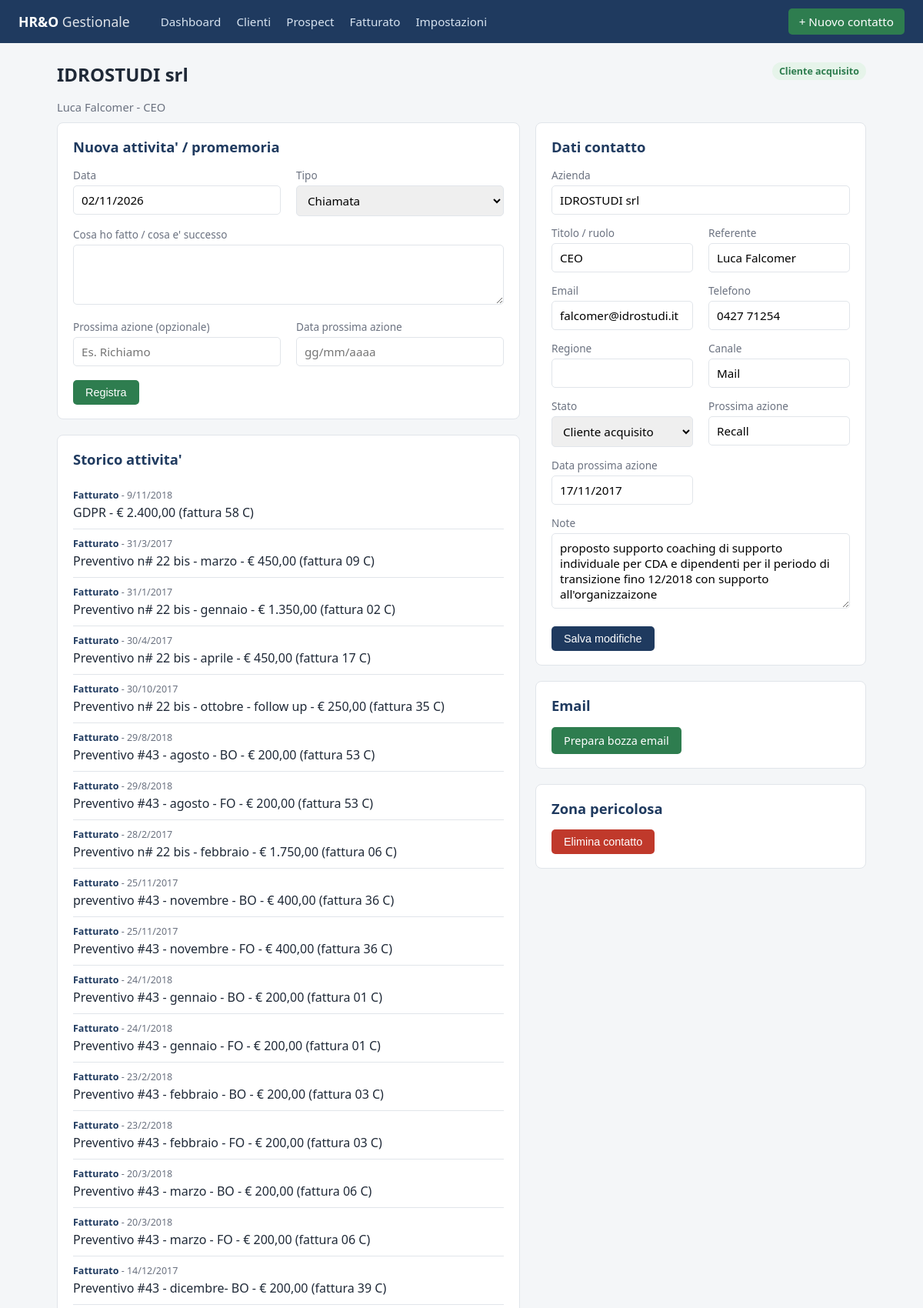
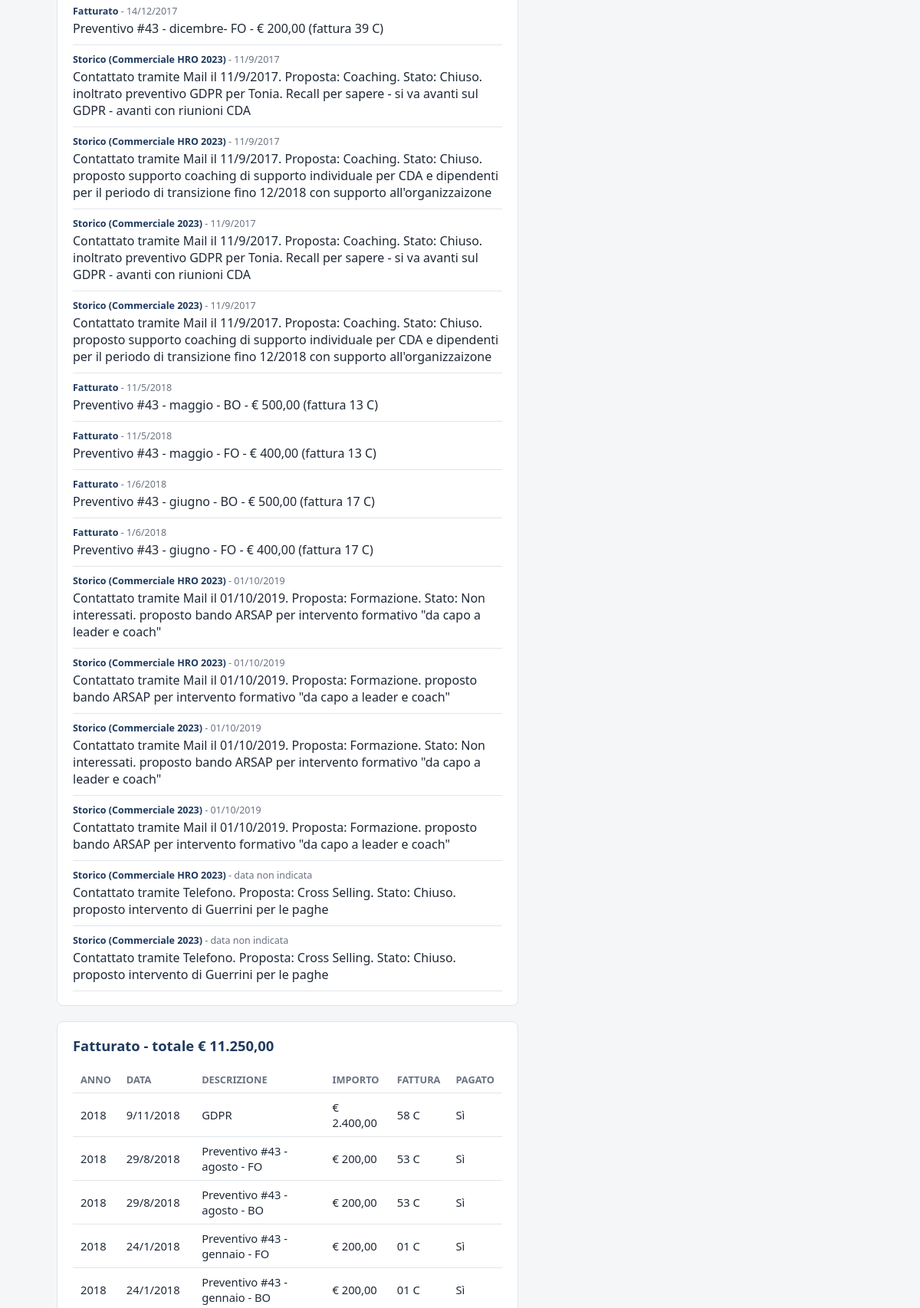
/clienti/2042 (upper part), run on the app's committed database (2 pictures, top to bottom).
### tables this page shows
CREATE TABLE clienti (
    id INTEGER PRIMARY KEY AUTOINCREMENT,
    nome_azienda TEXT NOT NULL,
    titolo TEXT,
    referente TEXT,
    email TEXT,
    telefono TEXT,
    regione TEXT,
    canale TEXT,
    stato TEXT NOT NULL DEFAULT 'da_contattare',
    data_primo_contatto TEXT,
    prossima_azione TEXT,
    prossima_azione_data TEXT,
    note TEXT,
    creato_il TEXT NOT NULL,
    aggiornato_il TEXT NOT NULL
);

CREATE TABLE fatturato (
    id INTEGER PRIMARY KEY AUTOINCREMENT,
    cliente_id INTEGER NOT NULL REFERENCES clienti(id) ON DELETE CASCADE,
    data TEXT,
    anno INTEGER,
    descrizione TEXT,
    importo REAL NOT NULL DEFAULT 0,
    fattura_numero TEXT,
    pagato TEXT,
    creato_il TEXT NOT NULL
);

### app.py (the view)
@app.route("/clienti/<int:cid>")
def cliente_detail(cid):
    conn = get_connection()
    cliente = conn.execute("SELECT * FROM clienti WHERE id=?", (cid,)).fetchone()
    if not cliente:
        conn.close()
        flash("Contatto non trovato.", "error")
        return redirect(url_for("clienti_list"))
    attivita = conn.execute(
        "SELECT * FROM attivita WHERE cliente_id=? ORDER BY "
        "CASE WHEN data IS NULL OR data = '' THEN 1 ELSE 0 END, data DESC, id DESC", (cid,)
    ).fetchall()
    fatturato = conn.execute(
        "SELECT * FROM fatturato WHERE cliente_id=? ORDER BY anno DESC, data DESC", (cid,)
    ).fetchall()
    tot_fatturato = sum(f["importo"] for f in fatturato) if fatturato else 0
    conn.close()
    return render_template(
        "cliente_detail.html", app_name=APP_NAME, cliente=cliente, attivita=attivita,
        fatturato=fatturato, tot_fatturato=tot_fatturato, stati=STATI, oggi=fmt_it_date(date.today()),
    )

### app.py (called while the page is built)
def fmt_it_date(d):
    if not d:
        return ""
    return d.strftime("%d/%m/%Y")

def fmt_euro(v):
    if v is None:
        return "€ 0,00"
    s = f"{v:,.2f}"
    s = s.replace(",", "X").replace(".", ",").replace("X", ".")
    return f"€ {s}"

### db.py (called while the page is built)
def get_connection():
    os.makedirs(os.path.dirname(DB_PATH), exist_ok=True)
    if not os.path.exists(DB_PATH) and os.path.exists(DB_INIZIALE):
        shutil.copy(DB_INIZIALE, DB_PATH)
    conn = sqlite3.connect(DB_PATH)
    conn.row_factory = sqlite3.Row
    conn.execute("PRAGMA foreign_keys = ON")
    return conn

### templates/cliente_detail.html (shortened to what this page needs)
{% extends "base.html" %}
{% block content %}
<div class="cliente-header">
  <div>
    <h1>{{ cliente['nome_azienda'] }}</h1>
    <div class="info">
      {{ cliente['referente'] or 'Nessun referente' }}
      {% if cliente['titolo'] %} - {{ cliente['titolo'] }}{% endif %}
    </div>
  </div>
  <div>
    <span class="badge badge-{{ cliente['stato'] }}">{{ stati.get(cliente['stato'], cliente['stato']) }}</span>
  </div>
</div>
<div class="two-col">
  <div>
    <div class="panel">
      <h2>Nuova attivita' / promemoria</h2>
      <form method="post" action="{{ url_for('cliente_nuova_attivita', cid=cliente['id']) }}">
        <div class="form-grid">
          <div><label>Data</label><input type="text" name="data" value="{{ oggi }}" placeholder="gg/mm/aaaa"></div>
          <div>
            <label>Tipo</label>
            <select name="tipo">
              <option>Chiamata</option><option>Email</option><option>Appuntamento</option>
            </select>
          </div>
          <div class="full"><label>Cosa ho fatto / cosa e' successo</label><textarea name="descrizione" rows="3" required></textarea></div>
          <div><label>Prossima azione (opzionale)</label><input type="text" name="prossima_azione" placeholder="Es. Richiamo"></div>
          <div><label>Data prossima azione</label><input type="text" name="prossima_azione_data" placeholder="gg/mm/aaaa"></div>
        </div>
        <div class="form-actions"><button class="btn btn-green" type="submit">Registra</button></div>
      </form>
    </div>
    <div class="panel">
      <h2>Storico attivita'</h2>
      <ul class="timeline">
        {% for a in attivita %}
        <li>
          <div class="meta"><span class="tipo">{{ a['tipo'] }}</span> - {{ a['data'] or 'data non indicata' }}</div>
          <div>{{ a['descrizione'] }}</div>
        </li>
        {% else %}
        <li>Nessuna attivita' registrata.</li>
        {% endfor %}
      </ul>
    </div>
    {% if fatturato %}
    <div class="panel">
      <h2>Fatturato - totale {{ tot_fatturato | euro }}</h2>
      <table>
        <tr><th>Anno</th><th>Data</th><th>Descrizione</th><th>Importo</th><th>Fattura</th><th>Pagato</th></tr>
        {% for f in fatturato %}
        <tr>
          <td>{{ f['anno'] }}</td><td>{{ f['data'] or '-' }}</td><td>{{ f['descrizione'] or '-' }}</td>
          <td>{{ f['importo'] | euro }}</td><td>{{ f['fattura_numero'] or '-' }}</td><td>{{ f['pagato'] or '-' }}</td>
        </tr>
        {% endfor %}
      </table>
    </div>
    {% endif %}
  </div>
  <div>
    <div class="panel">
      <h2>Dati contatto</h2>
      <form method="post" action="{{ url_for('cliente_modifica', cid=cliente['id']) }}">
        <div class="form-grid">
          <div class="full"><label>Azienda</label><input type="text" name="nome_azienda" value="{{ cliente['nome_azienda'] }}"></div>
          <div><label>Titolo / ruolo</label><input type="text" name="titolo" value="{{ cliente['titolo'] or '' }}"></div>
          <div><label>Referente</label><input type="text" name="referente" value="{{ cliente['referente'] or '' }}"></div>
          <div><label>Email</label><input type="email" name="email" value="{{ cliente['email'] or '' }}"></div>
          <div><label>Telefono</label><input type="text" name="telefono" value="{{ cliente['telefono'] or '' }}"></div>
          <div><label>Regione</label><input type="text" name="regione" value="{{ cliente['regione'] or '' }}"></div>
          <div><label>Canale</label><input type="text" name="canale" value="{{ cliente['canale'] or '' }}"></div>
          <div>
            <label>Stato</label>
            <select name="stato">
              {% for key, label in stati.items() %}
              <option value="{{ key }}" {% if key == cliente['stato'] %}selected{% endif %}>{{ label }}</option>
              {% endfor %}
            </select>
          </div>
          <div><label>Prossima azione</label><input type="text" name="prossima_azione" value="{{ cliente['prossima_azione'] or '' }}"></div>
          <div><label>Data prossima azione</label><input type="text" name="prossima_azione_data" value="{{ cliente['prossima_azione_data'] or '' }}"></div>
          <div class="full"><label>Note</label><textarea name="note" rows="4">{{ cliente['note'] or '' }}</textarea></div>
        </div>
        <div class="form-actions">
          <button class="btn" type="submit">Salva modifiche</button>
        </div>
      </form>
    </div>
    <div class="panel">
      <h2>Email</h2>
      <a class="btn btn-green" href="{{ url_for('cliente_email', cid=cliente['id']) }}">Prepara bozza email</a>
    </div>
    <div class="panel">
      <h2>Zona pericolosa</h2>
      <form method="post" action="{{ url_for('cliente_elimina', cid=cliente['id']) }}" onsubmit="return confirm('Eliminare definitivamente questo contatto e tutto il suo storico?');">
        <button class="btn btn-danger" type="submit">Elimina contatto</button>
      </form>
    </div>
  </div>
</div>
{% endblock %}

### static/style.css (style rules this page uses)
:root { --blue: #1f3a5f; --blue-light: #2d5a8c; --green: #2e7d4f; --yellow: #b8860b; --gray: #6b7280; --bg: #f4f6f8; --card: #ffffff; --border: #e1e5ea; --danger: #c0392b; }
* { box-sizing: border-box; }
body { margin: 0; font-family: "Segoe UI", Arial, sans-serif; background: var(--bg); color: #1f2937; }
h1 { font-size: 1.5em; margin-top: 0; }
h2 { font-size: 1.15em; color: var(--blue); }
.panel { background: var(--card); border: 1px solid var(--border); border-radius: 8px; padding: 18px 20px; margin-bottom: 20px; }
.panel h2 { margin-top: 0; }
table { width: 100%; border-collapse: collapse; }
th, td { text-align: left; padding: 8px 10px; border-bottom: 1px solid var(--border); font-size: .92em; }
th { color: var(--gray); font-weight: 600; font-size: .8em; text-transform: uppercase; }
.badge { display: inline-block; padding: 3px 9px; border-radius: 12px; font-size: .78em; font-weight: 600; }
.badge-acquisito { background: #e6f4ea; color: var(--green); }
.btn { background: var(--blue); color: #fff; border: none; padding: 8px 16px; border-radius: 5px; cursor: pointer; font-size: .9em; text-decoration: none; display: inline-block; }
.btn-danger { background: var(--danger); }
.btn-green { background: var(--green); }
.form-grid { display: grid; grid-template-columns: 1fr 1fr; gap: 14px 20px; }
.form-grid .full { grid-column: 1 / -1; }
.form-grid label { display: block; font-size: .85em; color: var(--gray); margin-bottom: 4px; }
.form-grid input, .form-grid select, .form-grid textarea { width: 100%; padding: 8px 10px; border: 1px solid var(--border); border-radius: 5px; font-size: .95em; font-family: inherit; }
.form-actions { margin-top: 18px; display: flex; gap: 10px; }
.timeline { list-style: none; padding: 0; margin: 0; }
.timeline li { padding: 10px 0; border-bottom: 1px solid var(--border); }
.timeline .meta { font-size: .78em; color: var(--gray); margin-bottom: 3px; }
.timeline .tipo { font-weight: 600; color: var(--blue); }
.cliente-header { display: flex; justify-content: space-between; align-items: flex-start; margin-bottom: 10px; }
.cliente-header .info { color: var(--gray); font-size: .92em; }
.two-col { display: grid; grid-template-columns: 1.4fr 1fr; gap: 20px; align-items: start; }

### data on the page
clienti: nome_azienda "IDROSTUDI srl", referente "Luca Falcomer", titolo "CEO", get "Cliente acquisito", email "falcomer@idrostudi.it", telefono "0427 71254", canale "Mail", stato "Cliente acquisito", prossima_azione "Recall", prossima_azione_data "17/11/2017", note "proposto supporto coaching di supporto individuale per CDA e dipendenti per il periodo di transizione fino 12/2018 con supporto all'organizzaizone"
fatturato: anno "2018", data "9/11/2018", descrizione "GDPR", importo|euro "€ 2.400,00", fattura_numero "58 C", pagato "Sì"
fatturato: anno "2018", data "29/8/2018", descrizione "Preventivo #43 - agosto - FO", importo|euro "€ 200,00", fattura_numero "53 C", pagato "Sì"
fatturato: anno "2018", data "29/8/2018", descrizione "Preventivo #43 - agosto - BO", importo|euro "€ 200,00", fattura_numero "53 C", pagato "Sì"
fatturato: anno "2018", data "24/1/2018", descrizione "Preventivo #43 - gennaio - FO", importo|euro "€ 200,00", fattura_numero "01 C", pagato "Sì"
fatturato: anno "2018", data "24/1/2018", descrizione "Preventivo #43 - gennaio - BO", importo|euro "€ 200,00", fattura_numero "01 C", pagato "Sì"

### other printed values
{{ a['tipo'] }} "Fatturato" "Fatturato" "Fatturato" "Fatturato" "Fatturato" "Fatturato" "Fatturato" "Fatturato" "Fatturato" "Fatturato" "Fatturato" "Fatturato" "Fatturato" "Fatturato" "Fatturato" "Fatturato" "Fatturato" "Fatturato" "Storico (Commerciale HRO 2023)" "Storico (Commerciale HRO 2023)" "Storico (Commerciale 2023)" "Storico (Commerciale 2023)" "Fatturato" "Fatturato" "Fatturato" "Fatturato" "Storico (Commerciale HRO 2023)" "Storico (Commerciale HRO 2023)" "Storico (Commerciale 2023)" "Storico (Commerciale 2023)" "Storico (Commerciale HRO 2023)" "Storico (Commerciale 2023)"
{{ a['data'] or 'data non indicata' }} "9/11/2018" "31/3/2017" "31/1/2017" "30/4/2017" "30/10/2017" "29/8/2018" "29/8/2018" "28/2/2017" "25/11/2017" "25/11/2017" "24/1/2018" "24/1/2018" "23/2/2018" "23/2/2018" "20/3/2018" "20/3/2018" "14/12/2017" "14/12/2017" "11/9/2017" "11/9/2017" "11/9/2017" "11/9/2017" "11/5/2018" "11/5/2018" "1/6/2018" "1/6/2018" "01/10/2019" "01/10/2019" "01/10/2019" "01/10/2019" "data non indicata" "data non indicata"
{{ a['descrizione'] }} "GDPR - € 2.400,00 (fattura 58 C)" "Preventivo n# 22 bis - marzo - € 450,00 (fattura 09 C)" "Preventivo n# 22 bis - gennaio - € 1.350,00 (fattura 02 C)" "Preventivo n# 22 bis - aprile - € 450,00 (fattura 17 C)" "Preventivo n# 22 bis - ottobre - follow up - € 250,00 (fattura 35 C)" "Preventivo #43 - agosto - BO - € 200,00 (fattura 53 C)" "Preventivo #43 - agosto - FO - € 200,00 (fattura 53 C)" "Preventivo n# 22 bis - febbraio - € 1.750,00 (fattura 06 C)" "preventivo #43 - novembre - BO - € 400,00 (fattura 36 C)" "Preventivo #43 - novembre - FO - € 400,00 (fattura 36 C)" "Preventivo #43 - gennaio - BO - € 200,00 (fattura 01 C)" "Preventivo #43 - gennaio - FO - € 200,00 (fattura 01 C)" "Preventivo #43 - febbraio - BO - € 200,00 (fattura 03 C)" "Preventivo #43 - febbraio - FO - € 200,00 (fattura 03 C)" "Preventivo #43 - marzo - BO - € 200,00 (fattura 06 C)" "Preventivo #43 - marzo - FO - € 200,00 (fattura 06 C)" "Preventivo #43 - dicembre- BO - € 200,00 (fattura 39 C)" "Preventivo #43 - dicembre- FO - € 200,00 (fattura 39 C)" "Contattato tramite Mail il 11/9/2017. Proposta: Coaching. Stato: Chiuso. inoltrato preventivo GDPR per Tonia. Recall per sapere - si va avanti sul GDPR - avanti con riunioni CDA" "Contattato tramite Mail il 11/9/2017. Proposta: Coaching. Stato: Chiuso. inoltrato preventivo GDPR per Tonia. Recall per sapere - si va avanti sul GDPR - avanti con riunioni CDA" "Preventivo #43 - maggio - BO - € 500,00 (fattura 13 C)" "Preventivo #43 - maggio - FO - € 400,00 (fattura 13 C)" "Preventivo #43 - giugno - BO - € 500,00 (fattura 17 C)" "Preventivo #43 - giugno - FO - € 400,00 (fattura 17 C)" "Contattato tramite Mail il 01/10/2019. Proposta: Formazione. Stato: Non interessati. proposto bando ARSAP per intervento formativo \"da capo a leader e coach\"" "Contattato tramite Mail il 01/10/2019. Proposta: Formazione. proposto bando ARSAP per intervento formativo \"da capo a leader e coach\"" "Contattato tramite Mail il 01/10/2019. Proposta: Formazione. Stato: Non interessati. proposto bando ARSAP per intervento formativo \"da capo a leader e coach\"" "Contattato tramite Mail il 01/10/2019. Proposta: Formazione. proposto bando ARSAP per intervento formativo \"da capo a leader e coach\"" "Contattato tramite Telefono. Proposta: Cross Selling. Stato: Chiuso. proposto intervento di Guerrini per le paghe" "Contattato tramite Telefono. Proposta: Cross Selling. Stato: Chiuso. proposto intervento di Guerrini per le paghe"
{{ tot_fatturato | euro }} "€ 11.250,00"
